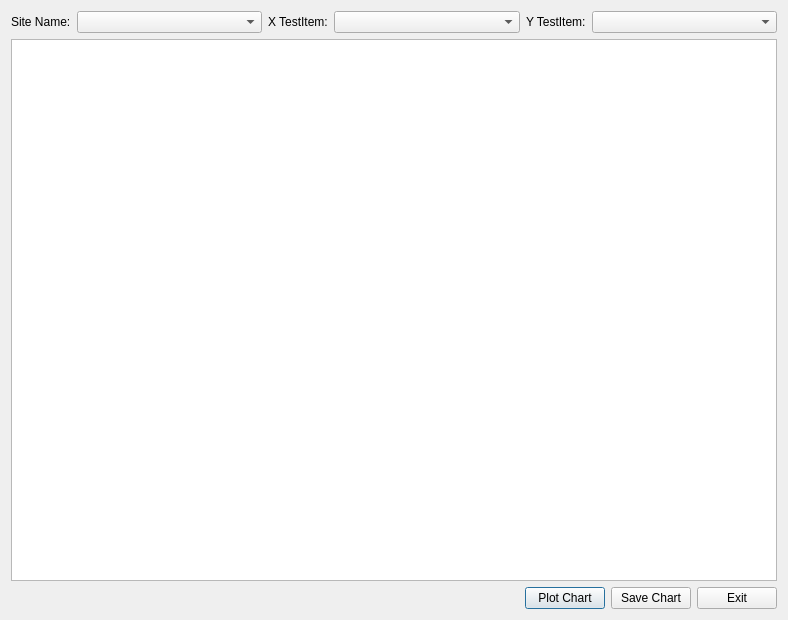
<?xml version="1.0" encoding="UTF-8"?>
<ui version="4.0">
 <class>ScatterPlotDialog</class>
 <widget class="QDialog" name="ScatterPlotDialog">
  <property name="geometry">
   <rect>
    <x>0</x>
    <y>0</y>
    <width>788</width>
    <height>620</height>
   </rect>
  </property>
  <property name="windowTitle">
   <string>Scatter Plot</string>
  </property>
  <layout class="QGridLayout" name="gridLayout">
   <item row="0" column="0">
    <layout class="QVBoxLayout" name="verticalLayout">
     <item>
      <layout class="QHBoxLayout" name="horizontalLayout_4">
       <item>
        <layout class="QHBoxLayout" name="horizontalLayout">
         <item>
          <widget class="QLabel" name="SiteLabel">
           <property name="sizePolicy">
            <sizepolicy hsizetype="Preferred" vsizetype="Fixed">
             <horstretch>0</horstretch>
             <verstretch>0</verstretch>
            </sizepolicy>
           </property>
           <property name="text">
            <string>Site Name:</string>
           </property>
          </widget>
         </item>
         <item>
          <widget class="QComboBox" name="comboBox_SiteName">
           <property name="sizePolicy">
            <sizepolicy hsizetype="Expanding" vsizetype="Fixed">
             <horstretch>0</horstretch>
             <verstretch>0</verstretch>
            </sizepolicy>
           </property>
          </widget>
         </item>
        </layout>
       </item>
       <item>
        <layout class="QHBoxLayout" name="horizontalLayout_2">
         <item>
          <widget class="QLabel" name="label">
           <property name="sizePolicy">
            <sizepolicy hsizetype="Preferred" vsizetype="Fixed">
             <horstretch>0</horstretch>
             <verstretch>0</verstretch>
            </sizepolicy>
           </property>
           <property name="text">
            <string>X TestItem:</string>
           </property>
          </widget>
         </item>
         <item>
          <widget class="QComboBox" name="comboBox_XItemLable">
           <property name="sizePolicy">
            <sizepolicy hsizetype="Expanding" vsizetype="Fixed">
             <horstretch>0</horstretch>
             <verstretch>0</verstretch>
            </sizepolicy>
           </property>
          </widget>
         </item>
        </layout>
       </item>
       <item>
        <layout class="QHBoxLayout" name="horizontalLayout_3">
         <item>
          <widget class="QLabel" name="label_2">
           <property name="sizePolicy">
            <sizepolicy hsizetype="Preferred" vsizetype="Fixed">
             <horstretch>0</horstretch>
             <verstretch>0</verstretch>
            </sizepolicy>
           </property>
           <property name="text">
            <string>Y TestItem:</string>
           </property>
          </widget>
         </item>
         <item>
          <widget class="QComboBox" name="comboBox_YItemLabel">
           <property name="sizePolicy">
            <sizepolicy hsizetype="Expanding" vsizetype="Fixed">
             <horstretch>0</horstretch>
             <verstretch>0</verstretch>
            </sizepolicy>
           </property>
          </widget>
         </item>
        </layout>
       </item>
      </layout>
     </item>
     <item>
      <widget class="QtCharts::QChartView" name="ChartPlotWidget"/>
     </item>
     <item>
      <layout class="QHBoxLayout" name="horizontalLayout_5">
       <item>
        <spacer name="horizontalSpacer">
         <property name="orientation">
          <enum>Qt::Horizontal</enum>
         </property>
         <property name="sizeHint" stdset="0">
          <size>
           <width>40</width>
           <height>20</height>
          </size>
         </property>
        </spacer>
       </item>
       <item>
        <widget class="QPushButton" name="PlotButton">
         <property name="text">
          <string>Plot Chart</string>
         </property>
        </widget>
       </item>
       <item>
        <widget class="QPushButton" name="SaveChartButton">
         <property name="text">
          <string>Save Chart</string>
         </property>
        </widget>
       </item>
       <item>
        <widget class="QPushButton" name="ExitButton">
         <property name="text">
          <string>Exit</string>
         </property>
        </widget>
       </item>
      </layout>
     </item>
    </layout>
   </item>
  </layout>
 </widget>
 <customwidgets>
  <customwidget>
   <class>QtCharts::QChartView</class>
   <extends>QGraphicsView</extends>
   <header location="global">qchartview.h</header>
  </customwidget>
 </customwidgets>
 <resources/>
 <connections/>
</ui>
